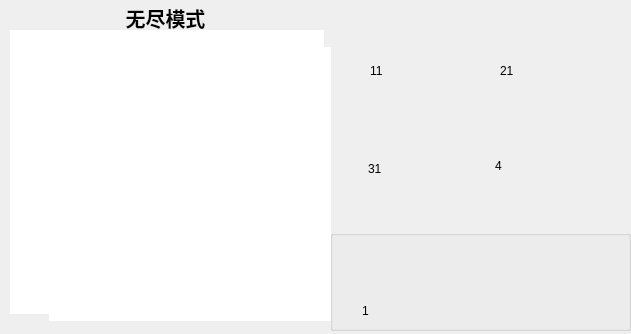
<?xml version="1.0" encoding="UTF-8"?>
<ui version="4.0">
 <class>Dialoglevel</class>
 <widget class="QDialog" name="Dialoglevel">
  <property name="geometry">
   <rect>
    <x>0</x>
    <y>0</y>
    <width>631</width>
    <height>334</height>
   </rect>
  </property>
  <property name="mouseTracking">
   <bool>true</bool>
  </property>
  <property name="windowTitle">
   <string>植此青绿小游戏</string>
  </property>
  <widget class="QGroupBox" name="groupBox">
   <property name="geometry">
    <rect>
     <x>0</x>
     <y>0</y>
     <width>331</width>
     <height>321</height>
    </rect>
   </property>
   <property name="styleSheet">
    <string notr="true">border:none</string>
   </property>
   <property name="title">
    <string/>
   </property>
   <property name="flat">
    <bool>true</bool>
   </property>
   <widget class="QTableWidget" name="tabletotal">
    <property name="geometry">
     <rect>
      <x>10</x>
      <y>30</y>
      <width>314</width>
      <height>284</height>
     </rect>
    </property>
    <property name="frameShadow">
     <enum>QFrame::Sunken</enum>
    </property>
    <property name="dragDropOverwriteMode">
     <bool>true</bool>
    </property>
    <property name="selectionMode">
     <enum>QAbstractItemView::NoSelection</enum>
    </property>
   </widget>
   <widget class="QTableWidget" name="tableword">
    <property name="geometry">
     <rect>
      <x>49</x>
      <y>47</y>
      <width>301</width>
      <height>284</height>
     </rect>
    </property>
    <property name="font">
     <font>
      <family>HarmonyOS Sans SC Black</family>
      <pointsize>11</pointsize>
      <bold>false</bold>
      <kerning>false</kerning>
     </font>
    </property>
    <property name="lineWidth">
     <number>0</number>
    </property>
    <property name="verticalScrollBarPolicy">
     <enum>Qt::ScrollBarAlwaysOff</enum>
    </property>
    <property name="horizontalScrollBarPolicy">
     <enum>Qt::ScrollBarAlwaysOff</enum>
    </property>
    <property name="sizeAdjustPolicy">
     <enum>QAbstractScrollArea::AdjustIgnored</enum>
    </property>
    <property name="autoScroll">
     <bool>false</bool>
    </property>
    <property name="editTriggers">
     <set>QAbstractItemView::NoEditTriggers</set>
    </property>
    <property name="dragDropOverwriteMode">
     <bool>true</bool>
    </property>
    <property name="textElideMode">
     <enum>Qt::ElideRight</enum>
    </property>
    <property name="verticalScrollMode">
     <enum>QAbstractItemView::ScrollPerPixel</enum>
    </property>
    <property name="horizontalScrollMode">
     <enum>QAbstractItemView::ScrollPerPixel</enum>
    </property>
    <attribute name="horizontalHeaderMinimumSectionSize">
     <number>0</number>
    </attribute>
    <attribute name="horizontalHeaderDefaultSectionSize">
     <number>0</number>
    </attribute>
    <attribute name="verticalHeaderMinimumSectionSize">
     <number>0</number>
    </attribute>
    <attribute name="verticalHeaderDefaultSectionSize">
     <number>20</number>
    </attribute>
   </widget>
   <widget class="QLabel" name="labeltitle">
    <property name="geometry">
     <rect>
      <x>0</x>
      <y>2</y>
      <width>331</width>
      <height>31</height>
     </rect>
    </property>
    <property name="font">
     <font>
      <family>GenSenRounded TW B</family>
      <pointsize>15</pointsize>
      <bold>true</bold>
     </font>
    </property>
    <property name="text">
     <string>无尽模式</string>
    </property>
    <property name="alignment">
     <set>Qt::AlignCenter</set>
    </property>
   </widget>
  </widget>
  <widget class="QGroupBox" name="groupBox_2">
   <property name="geometry">
    <rect>
     <x>330</x>
     <y>0</y>
     <width>301</width>
     <height>231</height>
    </rect>
   </property>
   <property name="autoFillBackground">
    <bool>false</bool>
   </property>
   <property name="styleSheet">
    <string notr="true">border:none</string>
   </property>
   <property name="title">
    <string/>
   </property>
   <property name="flat">
    <bool>true</bool>
   </property>
   <widget class="QLabel" name="label11">
    <property name="geometry">
     <rect>
      <x>40</x>
      <y>30</y>
      <width>81</width>
      <height>81</height>
     </rect>
    </property>
    <property name="text">
     <string>11</string>
    </property>
    <property name="scaledContents">
     <bool>true</bool>
    </property>
   </widget>
   <widget class="QLabel" name="label21">
    <property name="geometry">
     <rect>
      <x>170</x>
      <y>30</y>
      <width>81</width>
      <height>81</height>
     </rect>
    </property>
    <property name="text">
     <string>21</string>
    </property>
    <property name="scaledContents">
     <bool>true</bool>
    </property>
   </widget>
   <widget class="QLabel" name="label31">
    <property name="geometry">
     <rect>
      <x>38</x>
      <y>128</y>
      <width>81</width>
      <height>81</height>
     </rect>
    </property>
    <property name="text">
     <string>31</string>
    </property>
    <property name="scaledContents">
     <bool>true</bool>
    </property>
   </widget>
   <widget class="QLabel" name="label4">
    <property name="geometry">
     <rect>
      <x>165</x>
      <y>120</y>
      <width>91</width>
      <height>91</height>
     </rect>
    </property>
    <property name="text">
     <string>4</string>
    </property>
    <property name="scaledContents">
     <bool>true</bool>
    </property>
   </widget>
   <widget class="QPushButton" name="btnback">
    <property name="geometry">
     <rect>
      <x>260</x>
      <y>0</y>
      <width>40</width>
      <height>40</height>
     </rect>
    </property>
    <property name="styleSheet">
     <string notr="true"/>
    </property>
    <property name="text">
     <string/>
    </property>
   </widget>
   <widget class="QLabel" name="labelgboxbg">
    <property name="geometry">
     <rect>
      <x>20</x>
      <y>26</y>
      <width>261</width>
      <height>188</height>
     </rect>
    </property>
    <property name="text">
     <string/>
    </property>
    <property name="scaledContents">
     <bool>true</bool>
    </property>
   </widget>
   <zorder>labelgboxbg</zorder>
   <zorder>label11</zorder>
   <zorder>label21</zorder>
   <zorder>label31</zorder>
   <zorder>label4</zorder>
   <zorder>btnback</zorder>
  </widget>
  <widget class="QGroupBox" name="groupBox_3">
   <property name="geometry">
    <rect>
     <x>330</x>
     <y>230</y>
     <width>301</width>
     <height>101</height>
    </rect>
   </property>
   <property name="title">
    <string/>
   </property>
   <widget class="QPushButton" name="btnsubmit">
    <property name="geometry">
     <rect>
      <x>160</x>
      <y>20</y>
      <width>121</width>
      <height>71</height>
     </rect>
    </property>
    <property name="styleSheet">
     <string notr="true">border:none</string>
    </property>
    <property name="text">
     <string/>
    </property>
   </widget>
   <widget class="QPushButton" name="btnrewind">
    <property name="geometry">
     <rect>
      <x>30</x>
      <y>2</y>
      <width>111</width>
      <height>61</height>
     </rect>
    </property>
    <property name="styleSheet">
     <string notr="true">border:none</string>
    </property>
    <property name="text">
     <string/>
    </property>
   </widget>
   <widget class="QLabel" name="labelTime">
    <property name="geometry">
     <rect>
      <x>32</x>
      <y>70</y>
      <width>111</width>
      <height>21</height>
     </rect>
    </property>
    <property name="text">
     <string>1</string>
    </property>
    <property name="scaledContents">
     <bool>false</bool>
    </property>
   </widget>
  </widget>
  <widget class="QLabel" name="labelbg">
   <property name="geometry">
    <rect>
     <x>0</x>
     <y>0</y>
     <width>631</width>
     <height>334</height>
    </rect>
   </property>
   <property name="text">
    <string/>
   </property>
  </widget>
  <zorder>labelbg</zorder>
  <zorder>groupBox</zorder>
  <zorder>groupBox_2</zorder>
  <zorder>groupBox_3</zorder>
 </widget>
 <resources/>
 <connections/>
</ui>
